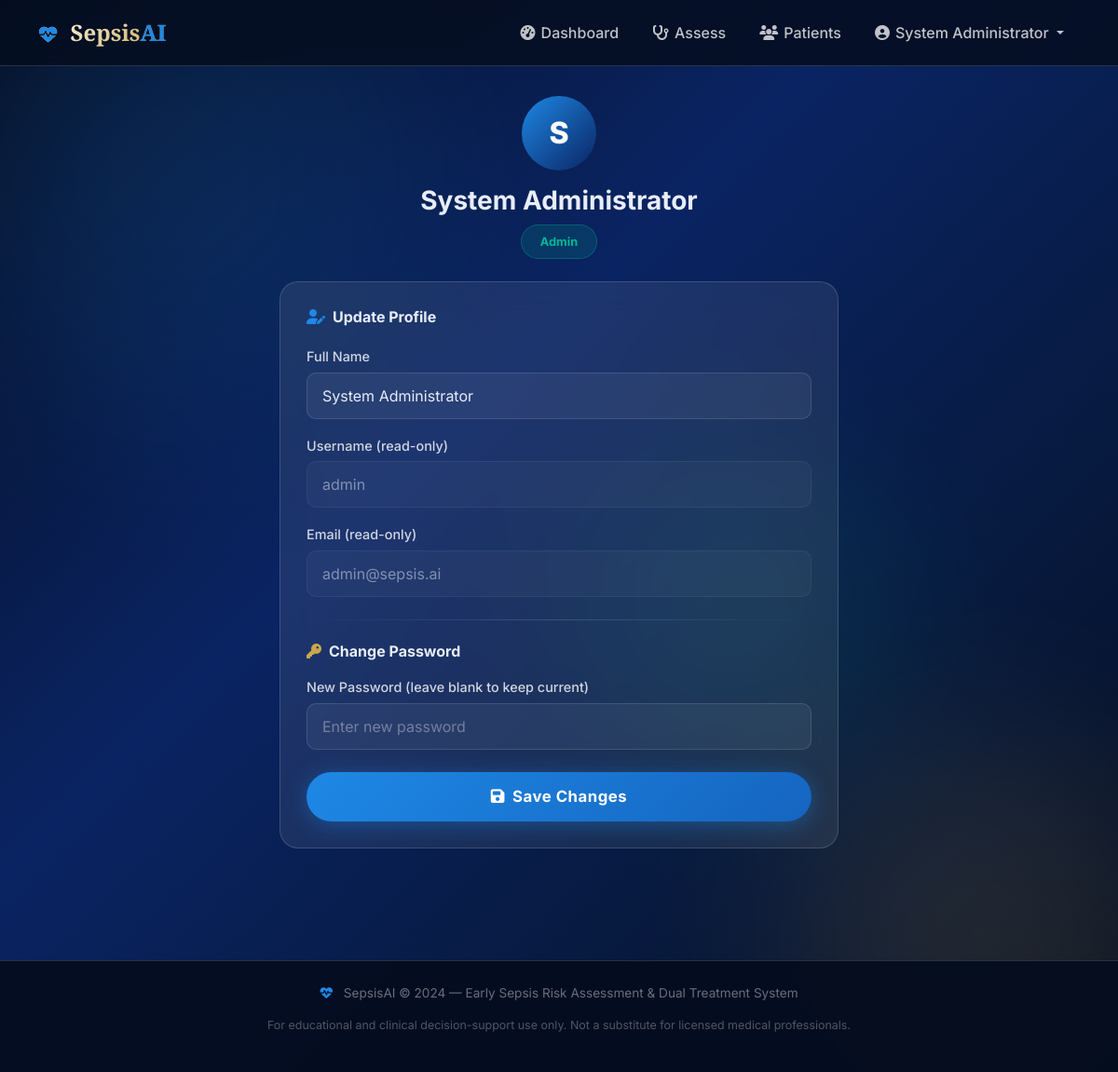
Screenshot of /profile (signed in) with the database file from the repository.
### app.py (models this page shows)
class User(db.Model):
    __tablename__ = 'users'
    id = db.Column(db.Integer, primary_key=True)
    username = db.Column(db.String(100), unique=True, nullable=False)
    email = db.Column(db.String(255), unique=True, nullable=False)
    password_hash = db.Column(db.String(255), nullable=False)
    role = db.Column(db.String(20), default='doctor')
    full_name = db.Column(db.String(200))
    is_active = db.Column(db.Boolean, default=True)
    created_at = db.Column(db.DateTime, default=datetime.utcnow)

### app.py (the view, shortened to what this page needs)
@app.route('/profile', methods=['GET', 'POST'])
@login_required
def profile():
    user = User.query.get(session['user_id'])
    return render_template('profile.html', user=user)

### app.py (called while the page is built)
def login_required(f):
    from functools import wraps
    @wraps(f)
    def decorated(*args, **kwargs):
        if 'user_id' not in session:
            flash('Please log in to access this page.', 'warning')
            return redirect(url_for('login'))
        return f(*args, **kwargs)
    return decorated

### templates/profile.html (shortened to what this page needs)
{% extends "base.html" %}
{% block content %}
<div class="container" style="padding:32px 0 60px;max-width:600px;">
  <div class="text-center mb-4 fade-in-up">
    <div style="width:80px;height:80px;border-radius:50%;background:linear-gradient(135deg,var(--accent),var(--primary));
      display:flex;align-items:center;justify-content:center;margin:0 auto 16px;font-size:2rem;font-weight:800;color:#fff;">
      {{ (user.full_name or user.username)[0].upper() }}
    </div>
    <h3 style="font-weight:700;">{{ user.full_name or user.username }}</h3>
    <span class="risk-badge risk-none" style="font-size:.8rem;">{{ user.role|capitalize }}</span>
  </div>
  <div class="glass-card fade-in-up delay-1">
    <h6 style="font-weight:700;margin-bottom:20px;"><i class="fa-solid fa-user-edit me-2" style="color:var(--accent);"></i>Update Profile</h6>
    <form method="POST" action="{{ url_for('profile') }}">
      <div class="mb-3">
        <label class="form-label">Full Name</label>
        <input type="text" name="full_name" class="form-control" value="{{ user.full_name or '' }}"/>
      </div>
      <div class="mb-3">
        <label class="form-label">Username (read-only)</label>
        <input type="text" class="form-control" value="{{ user.username }}" readonly style="opacity:.5;"/>
      </div>
      <div class="mb-3">
        <label class="form-label">Email (read-only)</label>
        <input type="email" class="form-control" value="{{ user.email }}" readonly style="opacity:.5;"/>
      </div>
      <div class="divider"></div>
      <h6 style="font-weight:700;margin-bottom:16px;"><i class="fa-solid fa-key me-2" style="color:var(--gold);"></i>Change Password</h6>
      <div class="mb-4">
        <label class="form-label">New Password (leave blank to keep current)</label>
        <input type="password" name="new_password" class="form-control" placeholder="Enter new password" minlength="6"/>
      </div>
      <button type="submit" class="btn-glow w-100" style="display:block;text-align:center;">
        <i class="fa-solid fa-save me-2"></i>Save Changes
      </button>
    </form>
  </div>
</div>
{% endblock %}

### templates/base.html (shortened to what this page needs)
<!DOCTYPE html>
<html lang="en">
<head>
<link href="https://cdnjs.cloudflare.com/ajax/libs/bootstrap/5.3.2/css/bootstrap.min.css" rel="stylesheet"/>
<link href="https://cdnjs.cloudflare.com/ajax/libs/font-awesome/6.5.0/css/all.min.css" rel="stylesheet"/>
</head>
<body>
<div class="bg-orbs"><div class="orb orb-1"></div><div class="orb orb-2"></div><div class="orb orb-3"></div></div>
<nav class="navbar navbar-expand-lg sticky-top">
  <div class="container">
    <a class="navbar-brand" href="{{ url_for('index') }}">
      <i class="fa-solid fa-heart-pulse me-2" style="color:var(--accent);-webkit-text-fill-color:var(--accent);font-size:1.2rem;"></i>
      Sepsis<span>AI</span>
    </a>
    <div class="collapse navbar-collapse" id="navbarNav">
      <ul class="navbar-nav ms-auto align-items-lg-center gap-1">
        {% if session.user_id %}
        <li class="nav-item"><a class="nav-link {% if request.endpoint=='dashboard' %}active{% endif %}" href="{{ url_for('dashboard') }}"><i class="fa-solid fa-gauge-high"></i>Dashboard</a></li>
        <li class="nav-item"><a class="nav-link {% if request.endpoint=='assess' %}active{% endif %}" href="{{ url_for('assess') }}"><i class="fa-solid fa-stethoscope"></i>Assess</a></li>
        <li class="nav-item"><a class="nav-link {% if request.endpoint=='patients' %}active{% endif %}" href="{{ url_for('patients') }}"><i class="fa-solid fa-users"></i>Patients</a></li>
        <li class="nav-item dropdown">
          <a class="nav-link dropdown-toggle" href="#" data-bs-toggle="dropdown">
            <i class="fa-solid fa-user-circle"></i>{{ session.full_name or session.username }}
          </a>
        </li>
        {% else %}
        <li class="nav-item"><a class="nav-link" href="{{ url_for('login') }}">Login</a></li>
        <li class="nav-item"><a class="nav-link btn-nav-cta ms-2" href="{{ url_for('register') }}">Get Started</a></li>
        {% endif %}
      </ul>
    </div>
  </div>
</nav>
<main>{% block content %}{% endblock %}</main>
<footer>
  <div class="container text-center">
    <p style="color:rgba(255,255,255,.4);font-size:.85rem;">
      <i class="fa-solid fa-heart-pulse me-2" style="color:var(--accent);"></i>
      SepsisAI &copy; 2024 — Early Sepsis Risk Assessment & Dual Treatment System
    </p>
    <p style="color:rgba(255,255,255,.3);font-size:.78rem;margin-top:6px;">
      For educational and clinical decision-support use only. Not a substitute for licensed medical professionals.
    </p>
  </div>
</footer>
</body>
</html>

### templates/base.html (style rules this page uses)
:root { --primary:#0a2463;--accent:#1e88e5;--gold:#c9a84c;--green:#1b9e77; --critical:#b5001f;--high:#d63031;--moderate:#e17055;--mild:#fdcb6e;--none:#00b894; --glass:rgba(255,255,255,0.08);--glass-border:rgba(255,255,255,0.15); --dark-bg:#050d1f;--card-bg:rgba(10,36,99,0.45); }
* { margin:0;padding:0;box-sizing:border-box; }
body { font-family:'Inter',sans-serif;background:var(--dark-bg);color:#e8edf7;min-height:100vh;overflow-x:hidden; }
body::before { content:'';position:fixed;inset:0; background:linear-gradient(135deg,#050d1f 0%,#0a2463 40%,#071a40 70%,#050d1f 100%);z-index:-2; }
.bg-orbs { position:fixed;inset:0;z-index:-1;overflow:hidden;pointer-events:none; }
.orb { position:absolute;border-radius:50%;filter:blur(80px);opacity:.18;animation:float 12s ease-in-out infinite; }
.orb-1 { width:600px;height:600px;background:radial-gradient(circle,#1e88e5,transparent);top:-100px;left:-100px; }
.orb-2 { width:500px;height:500px;background:radial-gradient(circle,#c9a84c,transparent);bottom:-100px;right:-100px;animation-delay:-5s; }
.orb-3 { width:400px;height:400px;background:radial-gradient(circle,#1b9e77,transparent);top:40%;left:50%;animation-delay:-3s; }
.navbar { background:rgba(5,13,31,0.85)!important;backdrop-filter:blur(20px);border-bottom:1px solid var(--glass-border);padding:12px 0; }
.navbar-brand { font-family:'Playfair Display',serif;font-size:1.5rem;font-weight:700; background:linear-gradient(135deg,#fff,var(--gold));-webkit-background-clip:text;-webkit-text-fill-color:transparent; }
.navbar-brand span { color:var(--accent);-webkit-text-fill-color:var(--accent); }
.nav-link { color:rgba(255,255,255,0.75)!important;font-weight:500;transition:.3s;padding:8px 16px!important;border-radius:8px; }
.nav-link i { margin-right:6px; }
.glass-card { background:var(--glass);backdrop-filter:blur(16px);border:1px solid var(--glass-border); border-radius:20px;padding:28px;transition:.3s; }
.form-control,.form-select { background:rgba(255,255,255,.06)!important;border:1px solid rgba(255,255,255,.12)!important; color:#e8edf7!important;border-radius:10px;padding:12px 16px;transition:.3s; }
.form-control::placeholder { color:rgba(255,255,255,.35)!important; }
.form-label { font-weight:500;font-size:.9rem;color:rgba(255,255,255,.8);margin-bottom:6px; }
.btn-glow { background:linear-gradient(135deg,var(--accent),#1565c0);border:none;color:#fff; padding:14px 36px;border-radius:50px;font-weight:700;font-size:1.05rem; box-shadow:0 4px 24px rgba(30,136,229,.4);transition:.3s;letter-spacing:.5px; }
.risk-badge { display:inline-flex;align-items:center;gap:8px;font-weight:700; padding:8px 20px;border-radius:50px;font-size:.95rem; }
.risk-none { background:rgba(0,184,148,.15);color:#00b894;border:1px solid rgba(0,184,148,.3); }
.divider { height:1px;background:linear-gradient(90deg,transparent,var(--glass-border),transparent);margin:24px 0; }
footer { background:rgba(5,13,31,.95);border-top:1px solid var(--glass-border);padding:24px 0;margin-top:60px; }
.fade-in-up { animation:fadeInUp .5s ease forwards; }
.delay-1 { animation-delay:.1s;opacity:0; }

### rows the page displays
User: full_name "System Administrator", full_name "S", role "Admin", username "admin", email "admin@sepsis.ai"
